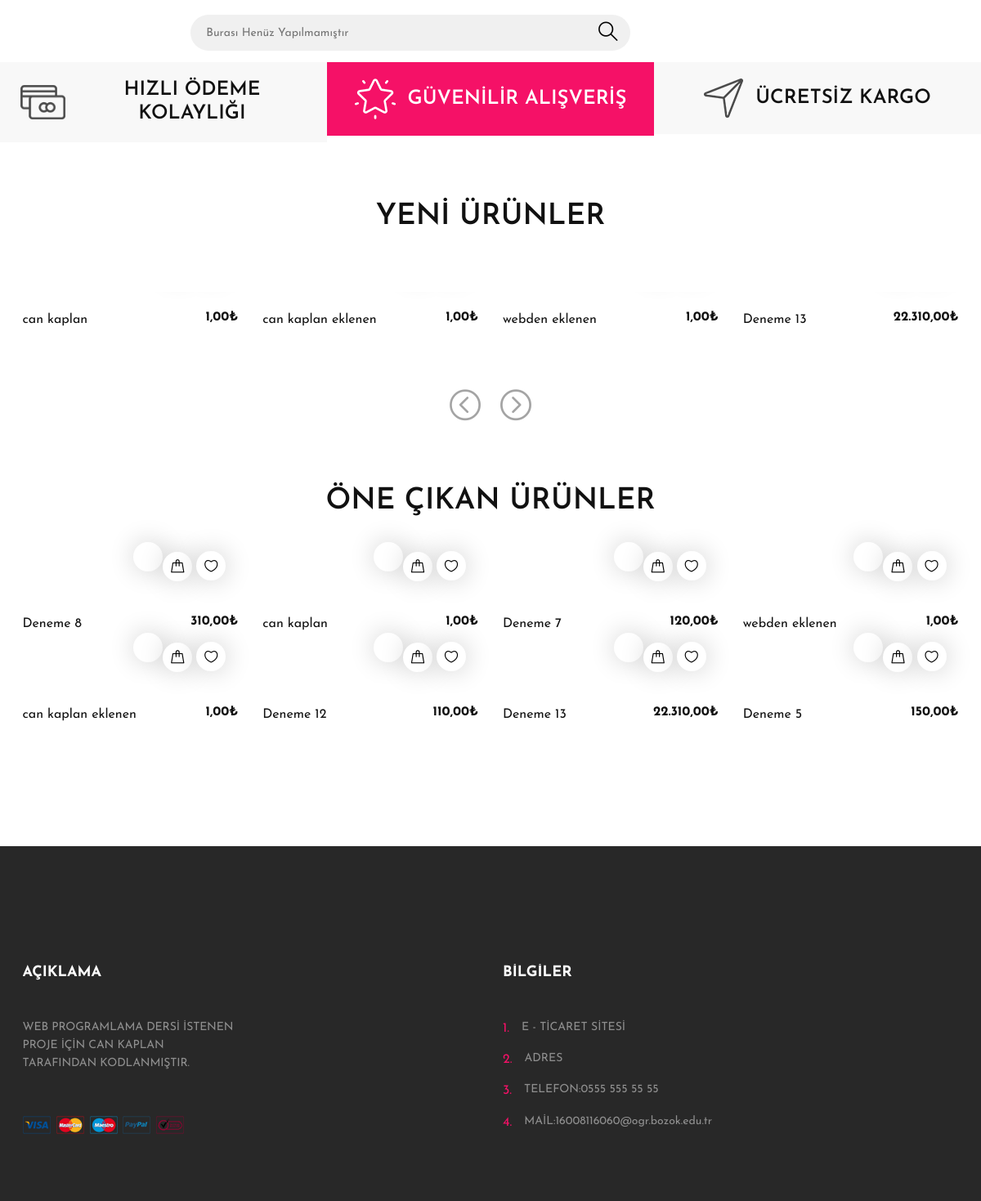
The page / on the database its author committed.
### tables this page shows
CREATE TABLE IF NOT EXISTS `urun` (
  `urun_id` int(11) NOT NULL AUTO_INCREMENT,
  `urun_adi` varchar(150) DEFAULT NULL,
  `urun_aciklama` text,
  `urun_fiyat` double DEFAULT NULL,
  `urun_indirim` int(11) DEFAULT NULL,
  `urun_stok` int(11) DEFAULT NULL,
  `urun_vitrin` tinyint(1) DEFAULT NULL,
  `urun_eklenmetarihi` timestamp NULL DEFAULT CURRENT_TIMESTAMP,
  `urun_kategori_id` int(11) DEFAULT NULL,
  `urun_renk` varchar(200) DEFAULT NULL,
  `urun_beden` varchar(200) DEFAULT NULL,
  `urun_marka` varchar(50) DEFAULT NULL,
  `urun_gosterilme` int(11) DEFAULT NULL,
  PRIMARY KEY (`urun_id`)
);

### fonksiyon.php (the view, shortened to what this page needs)
<?php
function UrunListeGorunumu($Urun)
{
					 ?>
				<div class="product-item">
					 <a href="UrunDetay.php?id=<?php echo $Urun['urun_id']?>">
					<div class="pi-pic">
						<div class="pi-links">
							<a href="#" class="add-card"><i class="flaticon-bag"></i><span>SEPETE EKLE</span></a>
							<a href="#" class="wishlist-btn"><i class="flaticon-heart"></i></a>
						</div>
					</div>
					<div class="pi-text">
						<h6><?php echo number_format($Urun['urun_fiyat'],2,",",".")."₺"?></h6>
						<p><?php echo $Urun['urun_adi'] ?></p>
					</div>
						</a>
				</div>
				<?php
}
 ?>

### Ust.php (shortened to what this page needs)
<?php
include "fonksiyon.php";
 ?>
<!DOCTYPE html>
<html lang="zxx">
<head>
	<link rel="stylesheet" href="css/bootstrap.min.css"/>
	<link rel="stylesheet" href="css/font-awesome.min.css"/>
	<link rel="stylesheet" href="css/flaticon.css"/>
	<link rel="stylesheet" href="css/slicknav.min.css"/>
	<link rel="stylesheet" href="css/jquery-ui.min.css"/>
	<link rel="stylesheet" href="css/owl.carousel.min.css"/>
	<link rel="stylesheet" href="css/animate.css"/>
	<link rel="stylesheet" href="css/style.css"/>
</head>
<body>
	<header class="header-section">
		<div class="header-top">
			<div class="container">
				<div class="row">
					<div class="col-lg-2 text-center text-lg-left">
					</div>
					<div class="col-xl-6 col-lg-5">
						<form class="header-search-form">
							<input type="text" placeholder="Burası Henüz Yapılmamıştır">
							<button><i class="flaticon-search"></i></button>
						</form>
					</div>
			</div>
		</div>
	</header>

### index.php (shortened to what this page needs)
<?php
include "Ust.php";
 ?>
	<section class="features-section">
		<div class="container-fluid">
			<div class="row">
				<div class="col-md-4 p-0 feature">
					<div class="feature-inner">
						<div class="feature-icon">
							<img src="img/icons/1.png" alt="#">
						</div>
						<h2>HIZLI ÖDEME KOLAYLIĞI</h2>
					</div>
				</div>
				<div class="col-md-4 p-0 feature">
					<div class="feature-inner">
						<div class="feature-icon">
							<img src="img/icons/2.png" alt="#">
						</div>
						<h2>GÜVENİLİR ALIŞVERİŞ</h2>
					</div>
				</div>
				<div class="col-md-4 p-0 feature">
					<div class="feature-inner">
						<div class="feature-icon">
							<img src="img/icons/3.png" alt="#">
						</div>
						<h2>ÜCRETSİZ KARGO</h2>
					</div>
				</div>
			</div>
		</div>
	</section>
	<section class="top-letest-product-section">
		<div class="container">
			<div class="section-title">
				<h2>YENİ ÜRÜNLER</h2>
			</div>
			<div class="product-slider owl-carousel">
				<?php
				$Urunler=$db->query("SELECT *FROM urun ORDER BY urun_id DESC LIMIT 5");
				while($Urun=$Urunler->fetch())
				UrunListeGorunumu($Urun);
				 ?>
			</div>
		</div>
	</section>
	<section class="product-filter-section">
		<div class="container">
			<div class="section-title">
				<h2>ÖNE ÇIKAN ÜRÜNLER</h2>
			</div>
			<div class="row">
<?php
$Urunler=$db->query("SELECT * FROM urun WHERE urun_vitrin=1 ORDER BY RAND() LIMIT 8");
while ($Urun=$Urunler->fetch())
{
 ?>
				<div class="col-lg-3 col-sm-6">
				</div>
<?php
}
 ?>
			</div>
			<div class="text-center pt-5">
			</div>
		</div>
	</section>
<?php
include "Alt.php";
 ?>

### Alt.php (shortened to what this page needs)
	<section class="footer-section">
		<div class="container">
			<div class="footer-logo text-center">
			</div>
			<div class="row">
				<div class="col-lg-3 col-sm-6">
					<div class="footer-widget about-widget">
						<h2>AÇIKLAMA</h2>
						<p>WEB PROGRAMLAMA DERSİ İSTENEN PROJE İÇİN CAN KAPLAN TARAFINDAN KODLANMIŞTIR.</p>
						<img src="img/cards.png" alt="">
					</div>
				</div>
				<div class="col-lg-3 col-sm-6">
				</div>
				<div class="col-lg-3 col-sm-6">
					<div class="footer-widget contact-widget">
						<h2>BİLGİLER</h2>
						<div class="con-info">
							<span>1.</span>
							<p>E - TİCARET SİTESİ</p>
						</div>
						<div class="con-info">
							<span>2.</span>
							<p>ADRES </p>
						</div>
						<div class="con-info">
							<span>3.</span>
							<p>TELEFON:0555 555 55 55</p>
						</div>
						<div class="con-info">
							<span>4.</span>
							<p>MAİL:16008116060@ogr.bozok.edu.tr</p>
						</div>
					</div>
				</div>
			</div>
		</div>
	</section>
	</body>
</html>

### css/style.css (style rules this page uses)
html, body { height: 100%; font-family: 'Josefin Sans', sans-serif; -webkit-font-smoothing: antialiased; font-smoothing: antialiased; }
h1, h2, h3, h4, h5, h6 { margin: 0; color: #111111; font-weight: 600; }
h2 { font-size: 36px; }
h6 { font-size: 16px; }
p { font-size: 14px; color: #585858; line-height: 1.6; }
img { max-width: 100%; }
.section-title { text-align: center; }
.section-title h2 { font-size: 36px; }
.header-top { padding: 18px 0 14px; }
.header-search-form { width: 100%; position: relative; padding: 0 10px; }
.header-search-form input { width: 100%; height: 44px; font-size: 14px; border-radius: 50px; border: none; padding: 0 19px; background: #f0f0f0; }
.header-search-form button { position: absolute; height: 100%; right: 18px; top: 0; font-size: 26px; color: #000; border: none; cursor: pointer; background-color: transparent; }
.feature { text-align: center; background: #f8f8f8; height: 100%; }
.feature:nth-child(2) { background: #f51167; }
.feature:nth-child(2) h2 { color: #fff; }
.feature .feature-inner { padding: 20px 25px; display: -ms-flex; display: -webkit-box; display: -ms-flexbox; display: flex; -webkit-box-align: center; -ms-flex-align: center; align-items: center; -webkit-box-pack: center; -ms-flex-pack: center; justify-content: center; height: 100%; }
.feature .feature-icon { display: inline-block; margin-right: 15px; }
.feature h2 { font-size: 24px; text-transform: uppercase; display: inline-block; }
.top-letest-product-section { padding-top: 70px; padding-bottom: 60px; }
.top-letest-product-section .section-title { margin-bottom: 70px; }
.product-item .pi-pic { position: relative; display: block; }
.product-item .pi-links { width: 100%; position: absolute; right: 0; bottom: 18px; z-index: 9; padding-right: 15px; text-align: right; }
.product-item .pi-links a { display: inline-table; width: 36px; height: 36px; background: #fff; border-radius: 60px; font-size: 18px; line-height: 18px; padding-top: 9px; overflow: hidden; color: #000; position: relative; -webkit-box-shadow: 1px 0 32px rgba(0, 0, 0, 0.2); box-shadow: 1px 0 32px rgba(0, 0, 0, 0.2); -webkit-transition: all 0.4s ease; -o-transition: all 0.4s ease; transition: all 0.4s ease; text-align: center; }
.product-item .pi-links a i { display: inline-block; color: #000; }
.product-item .pi-links a.add-card { padding-top: 8px; }
.product-item .pi-text { padding-top: 22px; height: 87px; }
.product-item .pi-text h6 { float: right; padding-left: 40px; overflow: hidden; font-weight: 700; color: #111111; }
.product-item .pi-text p { font-size: 16px; color: #111111; margin-bottom: 0; }
.product-filter-section { padding-bottom: 60px; }
.product-filter-section .section-title { margin-bottom: 70px; }
.footer-section { background: #282828; padding-top: 60px; }
.footer-logo { padding-bottom: 60px; }
.footer-widget { margin-bottom: 70px; overflow: hidden; }
.footer-widget h2 { font-size: 18px; font-weight: 700; text-transform: uppercase; color: #fff; margin-bottom: 45px; }
.footer-widget p { color: #8f8f8f; }
.footer-widget.about-widget p { margin-bottom: 50px; letter-spacing: -0.01em; }
.contact-widget .con-info span { float: left; color: #f51167; margin-right: 15px; overflow: hidden; }
@media (min-width: 1200px) { .container { max-width: 1175px; } }

### rows shown on the page
urun: urun_fiyat "1,00", urun_adi "can kaplan"
urun: urun_fiyat "1,00", urun_adi "can kaplan eklenen"
urun: urun_fiyat "1,00", urun_adi "webden eklenen"
urun: urun_fiyat "22.310,00", urun_adi "Deneme 13"
urun: urun_fiyat "310,00", urun_adi "Deneme 8"
urun: urun_fiyat "120,00", urun_adi "Deneme 7"
urun: urun_fiyat "110,00", urun_adi "Deneme 12"
urun: urun_fiyat "150,00", urun_adi "Deneme 5"
